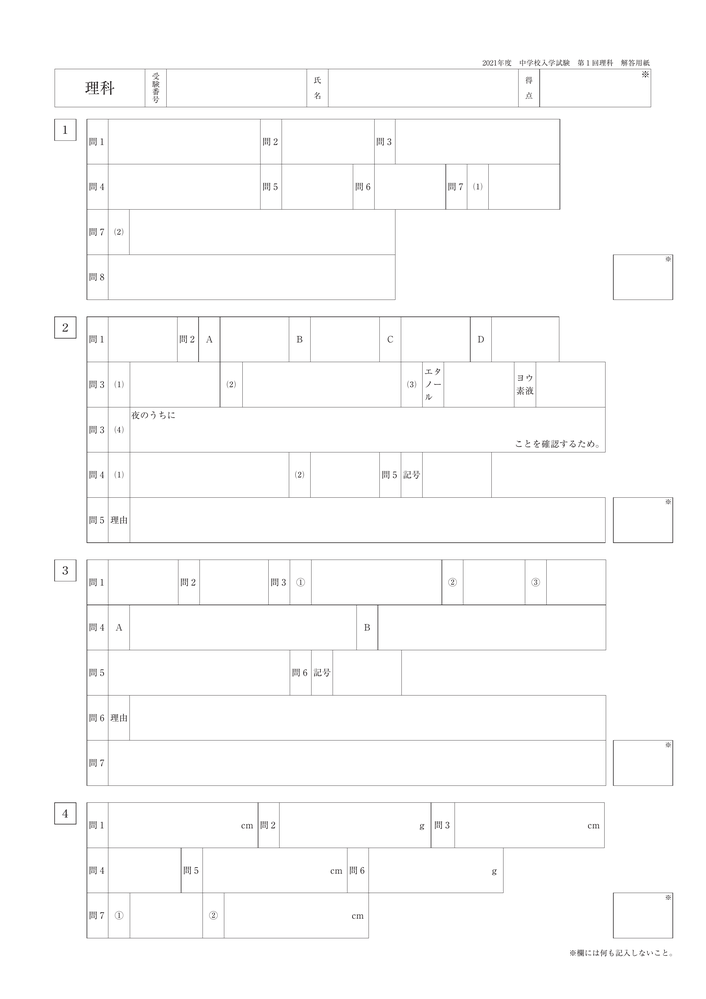
#> input picture image/sample_01.png, 706 x 999 px, shrunk from 2339 x 3308 before the run
$ python -i testsheet_frame_finder.py   (imports and definitions only)
#> lines starting #> are read from the running program, lines starting #| are printed output that depends on the picture; after the words box and inside, x2 and y2 are one past the last pixel; in counts of white or black regions, pixels touching at a corner belong together
from dataclasses import dataclass
from pathlib import Path
from typing import Any
from pdf2image import convert_from_path
import cv2 as cv
import numpy as np


@dataclass(frozen=True)
class Rectangle:
    x: int
    y: int
    w: int
    h: int

    def is_contain(self, inner: "Rectangle") -> bool:
        if self is inner:
            return False

        if self.x > inner.x or self.x + self.w < inner.x:
            return False
        if self.y > inner.y or self.y + self.h < inner.y:
            return False
        if self.w < inner.w:
            return False
        if self.h < inner.h:
            return False
        return True


class TestsheetFrameFinder:
    def convert_pdf2png(self, src_pdf_path: str, export_dir: str) -> None:
        pdf_path = Path(src_pdf_path)
        pages = convert_from_path(pdf_path)
        image_dir = Path(export_dir)
        for i, page in enumerate(pages):
            file_name = pdf_path.stem + "_{:02d}".format(i + 1) + ".png"
            image_path = image_dir / file_name
            page.save(str(image_path), "PNG")

    def find_rectangles(self, image_path: str) -> list[Rectangle]:
#> called with image_path = '../image/sample_01.png'
        src = cv.imread(image_path, cv.IMREAD_COLOR)
#> src is the input picture: shape (999, 706, 3); mean B, G, R 251.8, 251.8, 251.9
        height, width, _ = src.shape
#> height = 999; width = 706
        image_size = height * width
#> image_size = 705294

        img_gray = cv.cvtColor(src, cv.COLOR_RGB2GRAY)

        _, dst = cv.threshold(img_gray, 230, 255, cv.THRESH_BINARY)
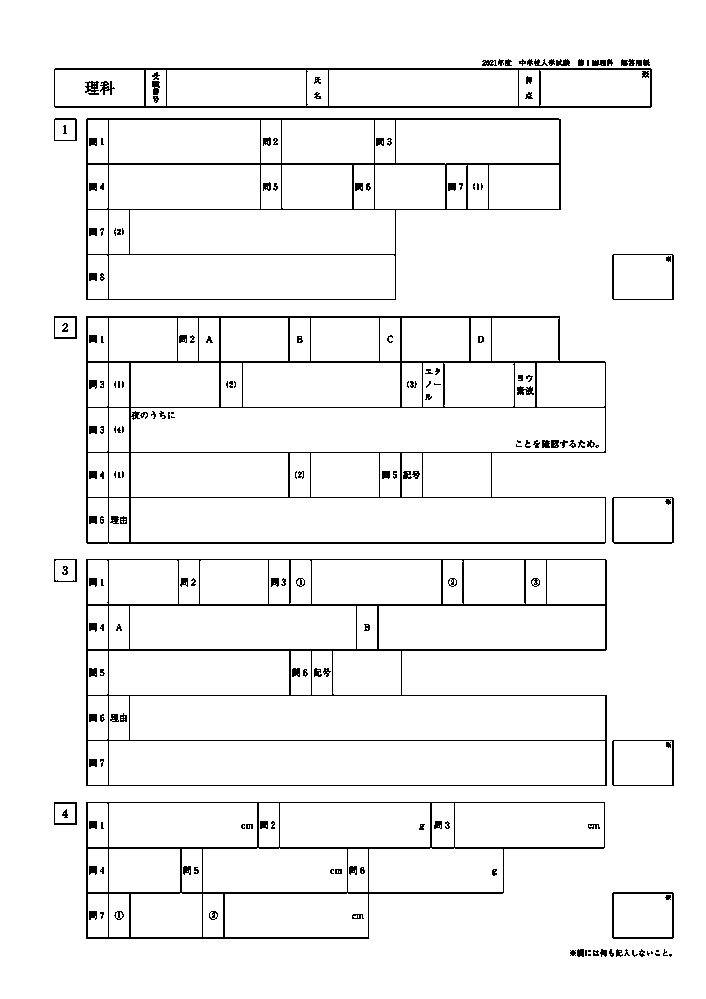
#> dst: shape (999, 706); 95.3% white; black in thin lines or dots, all inside (x1, y1, x2, y2) = (54, 59, 674, 957)
        dst = cv.bitwise_not(dst)

        kernel = np.ones((3, 3), np.uint8)
        dst = cv.dilate(dst, kernel, iterations=1)
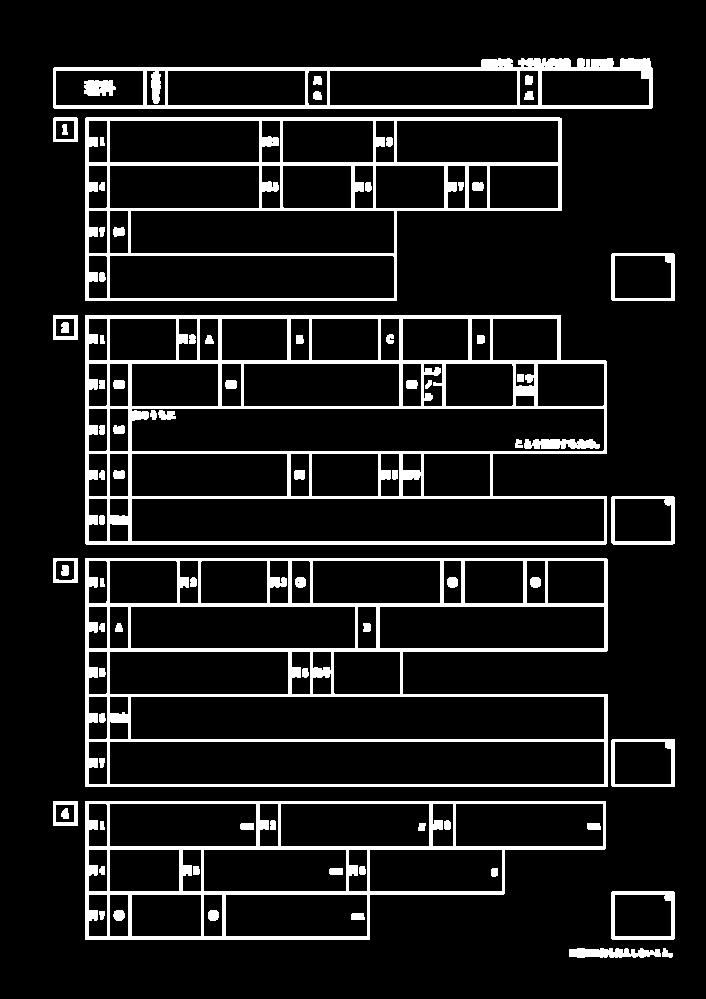
#> dst: shape (999, 706); 10.5% white; 83 white regions

        _, dst = cv.threshold(dst, 0, 255, cv.THRESH_BINARY | cv.THRESH_OTSU)

        contours, _ = cv.findContours(dst, cv.RETR_TREE, cv.CHAIN_APPROX_SIMPLE)
#> contours = 212 contours, 11 with area under 20; largest, box (x1, y1, x2, y2) and area: (85, 315, 607, 545) 112337, (85, 558, 608, 787) 110201, (85, 117, 562, 301) 72256, (85, 801, 606, 940) 56595, (53, 58, 653, 109) 25742

        rects = self.__filter(image_size, contours)
        return rects

    def __filter(self, image_size: int, contours: Any) -> list[Rectangle]:
#> called with image_size = 705294
        rects: list[Rectangle] = []
        for _, contour in enumerate(contours):
            if self.__is_too_small(image_size, contour):
                continue
            x, y, w, h = cv.boundingRect(contour)
            rects.append(Rectangle(x, y, w, h))
#> this loop made 212 passes
#> area in __is_too_small on passes 1, 2, 7: 51.5, 608, 74
#> after the loop, rects = 4 items

        rects = self.__remove_outers(rects)

        return rects

    def __is_too_small(self, image_size: int, contour: Any) -> bool:
        area = cv.contourArea(contour)
        if area < 1000:
            return True

        if image_size * 0.99 < area:
            return True

        x, y, w, h = cv.boundingRect(contour)

        if h < 100:
            return True

        if w < 100:
            return True

        if w < h:
            return True

        return False

    def __remove_outers(self, rects: list[Rectangle]) -> list[Rectangle]:
        inners = []
        for rect in rects:
            if not self.__is_any_contain(rect, rects):
                inners.append(rect)
#> this loop made 4 passes
#> after the loop, inners = 4 items

        return inners

    def __is_any_contain(self, outer: Rectangle, inners: list[Rectangle]) -> bool:
        for inner in inners:
            if outer.is_contain(inner):
                return True
        return False

>>> result = TestsheetFrameFinder().find_rectangles('../image/sample_01.png')
#> result = 4 items
